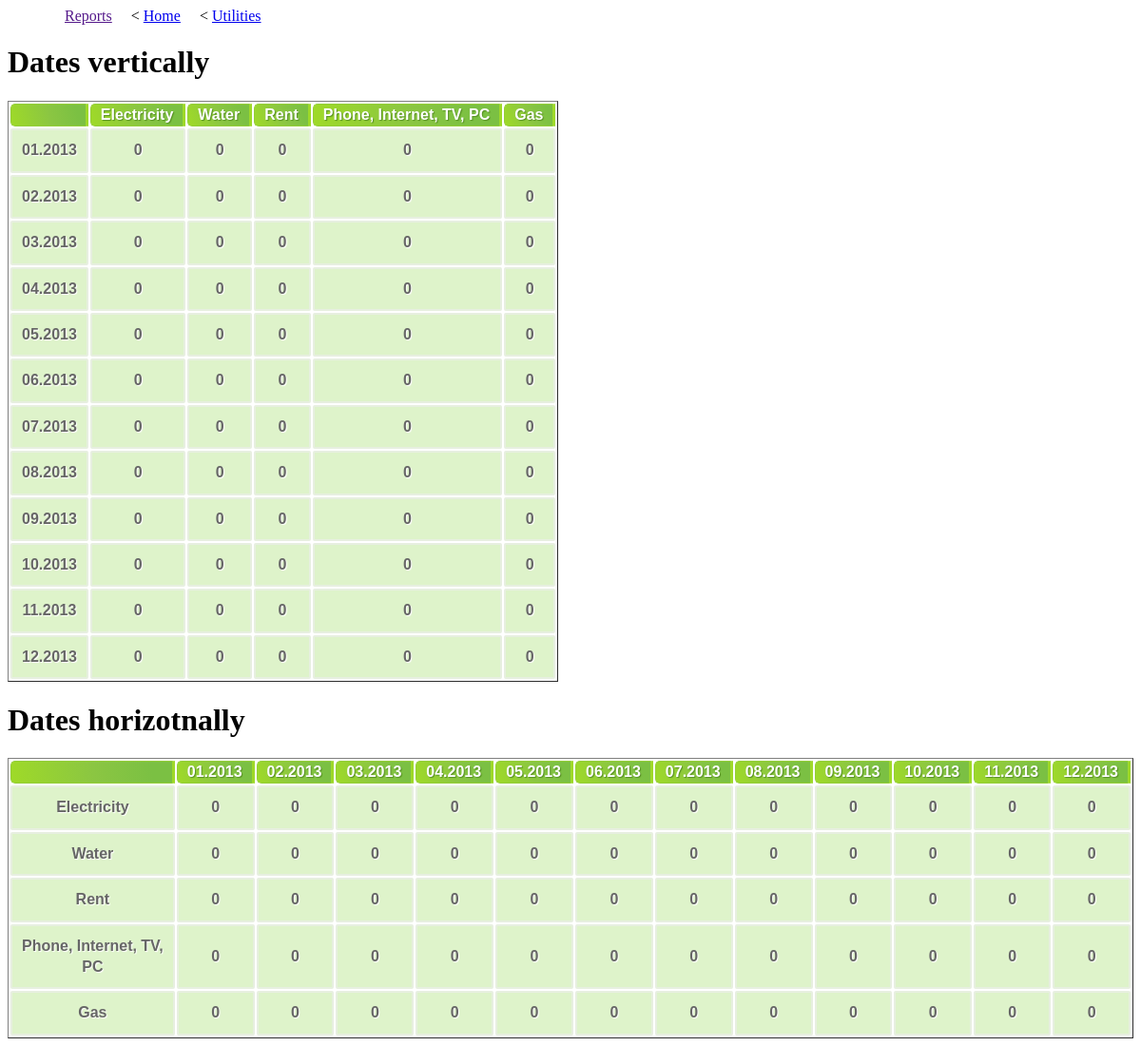
Screenshot of /demo/report.php?year=2013&level=3&parent_level_id=44 with the database file from the repository.
### tables this page shows
CREATE TABLE `dim_l2` (
  `id` int(11) NOT NULL AUTO_INCREMENT,
  `l1_id` int(11) DEFAULT NULL,
  `dim_id` int(11) DEFAULT NULL,
  `code` varchar(32) DEFAULT NULL,
  `label` varchar(255) DEFAULT NULL,
  `hidden` tinyint(1) DEFAULT NULL,
  PRIMARY KEY (`id`)
);

CREATE TABLE `dim_l3` (
  `id` int(11) NOT NULL AUTO_INCREMENT,
  `l2_id` int(11) DEFAULT NULL,
  `dim_id` int(11) DEFAULT NULL,
  `code` varchar(32) DEFAULT NULL,
  `label` varchar(255) DEFAULT NULL,
  `hidden` tinyint(1) DEFAULT NULL,
  `levels_table_id` tinyint(4) DEFAULT NULL,
  PRIMARY KEY (`id`)
);

### src/DBRisinajumi/Dimensions/DimAutoload.php (called while the page is built, shortened)
<?php
class DimAutoload
{
    public static function load($class_name)
    {
        $sFile = dirname(dirname(dirname(__FILE__))).'/'.str_replace('\\', '/', $class_name).'.php';
        if (file_exists($sFile)) {
            return true;
        }
        return false;
    }
}

### src/DBRisinajumi/Dimensions/Report.php (called while the page is built, shortened)
<?php
class Report extends \DBRisinajumi\Dimensions\ADimension
{
    private $nLevel = self::MIN_LEVEL;
    private $nDimId;
    private $nParentLevel = self::ROOT_PARENT_LEVEL;
    private $nYear;
    public function __construct(\mysqli $Database)
    {
        $this->db = $Database;
        $this->nYear = date('Y');
    }
    public function getBreadcrumbs($nLevel, $nParentLevelId)
    {
        $nLevel = (int)$nLevel;
        $nParentLevelId = (int)$nParentLevelId;
        $aBreadCrumbs = array();
        while ($nLevel > 1) {
            $sParentLevelIdSql = $nLevel <= 2 ? " '0' " : " `l".($nLevel-2)."_id` ";
            $sSql = "
            SELECT
                $sParentLevelIdSql as parent_level_id,
                `code`
            FROM
                dim_l".($nLevel-1)."
            WHERE
                id = $nParentLevelId
            ";
            $q = $this->db->query($sSql) or error_log($this->db->error);
            $row = $q->fetch_assoc();
            $aBreadCrumbs[] = array(
                'level' => $nLevel,
                'parent_level_id' => $nParentLevelId,
                'code' => $row['code']
            );
            $nParentLevelId = $row['parent_level_id'];
            $nLevel--;
        }
        return array_reverse($aBreadCrumbs);
    }
    public function setLevel($nLevel = 1, $nLevelId = null)
    {
        $this->nLevel = (int)$nLevel;
        $this->nParentLevel = $nLevel-1;
        $this->nDimId = (int)$nLevelId;
    }
    public function getGridDataLevels()
    {
        if ($this->nLevel > self::MIN_LEVEL) {
            $sParentSql = 'l'.$this->nParentLevel.'_id';
        } else {
            $sParentSql = '1';
        }
        $sSql = "SELECT
             id,
             $sParentSql as parent_level_id,
             code,
             label
        FROM
              dim_l".$this->nLevel;
        if ($this->nParentLevel > self::ROOT_PARENT_LEVEL) {
            $sSql .= " WHERE l".$this->nParentLevel."_id = ".$this->nDimId;
        }
        $q = $this->db->query($sSql);
        $aLevels = array();
        while ($row = $q->fetch_assoc()) {
            $row['nYear'] = $this->nYear;
            $row['total_amt'] = 0;
            $aLevels[] = $row;
        }
        return $aLevels;
    }
}

### demo/report.php (the view, shortened to what this page needs)
<?php
require 'init.php';
$nLevel = isset($_GET['level']) ? (int)$_GET['level'] : 1;
$nParentLevelId = isset($_GET['parent_level_id']) ? (int)$_GET['parent_level_id'] : null;
$Report = new \DBRisinajumi\Dimensions\ReportExample($Database);
$Report->setPeriodType('monthly');
$Report->setLevel($nLevel, $nParentLevelId);
$aBreadcrumbs = $Report->getBreadcrumbs($nLevel, $nParentLevelId);
?>
<html>
    <head>
    <link rel="stylesheet" href="css/style.css"/>
    <link rel="stylesheet" href="http://code.jquery.com/ui/1.9.2/themes/base/jquery-ui.css"/>
    </head>
<body>
    <ul id="dim_breadcrumb">
        <li><a href="">Reports</a></li>
<?php
if (!empty($aBreadcrumbs)) {
    foreach($aBreadcrumbs as $aBreadcrumb) {
?>
    <li>
    &lt; <a href="?level=<?=$aBreadcrumb['level']?>&amp;parent_level_id=<?=
    $aBreadcrumb['parent_level_id']?>"><?=$aBreadcrumb['code']?></a>
    </li>
<?php
    }
}
?>
    </ul>
<?php
echo "<h1>Dates vertically</h1>";
$Report->createGridData();
echo "<h1>Dates horizotnally</h1>";
$Report->createGridDataHorizontalDates();
?>
</body>
</html>

### src/DBRisinajumi/Dimensions/ReportExample.php (shortened to what this page needs)
<?php
class ReportExample extends Report
{
    public function createGridData()
    {
        $aPeriods = $this->getGridDataPeriods();
        $aLevels = $this->getGridDataLevels();
        $aAllPeriodLevels = $this->getAllGridDataPeriodLevels($aPeriods, $aLevels);
        ?>
        <table id="dimension_table" border="1" class="dim_table">
        <tbody><tr>
            <th></th>
        <?php
        foreach ($aLevels as $nLevelId => $aLevel) {
            ?>
            <th>
            <?php
            if (!empty($aLevel['link_exists'])) {
            ?>
                <a class="more" title="<?=$aLevel['label']?>"
               href="?year=<?=$aLevel['nYear']?>&amp;level=<?=$aLevel['level']
               ?>&amp;parent_level_id=<?=$aLevel['level_id']?>"><?=$aLevel['code']?></a>
            <?php
            } else {
                echo $aLevel['code'];
            }
            ?>
            </th>
            <?php
        }
        ?>
        </tr></tbody>
        <?php
        foreach ($aPeriods as $nPeriodId => $aPeriod) {
            echo "<tr><td>{$aPeriod['period_name_x_axis']}</td>\n";
            foreach ($aLevels as $aLevel) {
                $nLevelId = $aLevel['id'];
                ?>
                <td>
                <?php
                if (!empty($aAllPeriodLevels[$nPeriodId][$nLevelId]['link_exists'])) {
                ?>
                    <a class="more" title="<?=$aLevel['label']?>"
                   href="?year=<?=$aLevel['nYear']?>&amp;period_id=<?=
                   $aAllPeriodLevels[$nPeriodId][$nLevelId]['period_id']?>&amp;level=<?=
                   $aAllPeriodLevels[$nPeriodId][$nLevelId]['level']?>&amp;parent_level_id=<?=
                   $aAllPeriodLevels[$nPeriodId][$nLevelId]['parent_level_id']?>&amp;level_id=<?=
                   $aAllPeriodLevels[$nPeriodId][$nLevelId]['level_id']?>"><?=
                   $this->getFormattedAmt($aAllPeriodLevels[$nPeriodId][$nLevelId]['amt'])?></a>
                <?php
                } else {
                    echo '0';
                }
                ?>
                </td>
                <?php
            }
            echo "</tr>\n";
        }
        echo '</table>';
    }
    public function createGridDataHorizontalDates()
    {
        $aPeriods = $this->getGridDataPeriods();
        $aLevels = $this->getGridDataLevels();
        $aAllPeriodLevels = $this->getAllGridDataPeriodLevels($aPeriods, $aLevels);
        ?>
        <table id="dimension_table" border="1" class="dim_table">
        <tbody><tr><th></th>
        <?php
        foreach ($aPeriods as $nPeriodId => $aPeriod) {
            echo "<th>{$aPeriod['period_name_x_axis']}</th>\n";
        }
        ?>
        </tr></tbody>
        <?php
        foreach ($aLevels as $nLevelId => $aLevel) {
            $nLevelId = $aLevel['id'];
            echo "<tr>\n";
            ?>
            <td>
            <?php
            if (!empty($aLevel['link_exists'])) {
            ?>
                <a class="more" title="<?=$aLevel['label']?>"
               href="?year=<?=$aLevel['nYear']?>&amp;level=<?=$aLevel['level']
               ?>&amp;parent_level_id=<?=$aLevel['level_id']?>"><?=$aLevel['code']?></a>
            <?php
            } else {
                echo $aLevel['code'];
            }
            ?>
            </td>
            <?php
            foreach ($aPeriods as $nPeriodId => $sPeriod) {
                ?>
                <td>
                <?php
                if (!empty($aAllPeriodLevels[$nPeriodId][$nLevelId]['link_exists'])) {
                ?>
                    <a class="more" title="<?=$aLevel['label']?>"
                   href="?year=<?=$aLevel['nYear']?>&amp;period_id=<?=
                   $aAllPeriodLevels[$nPeriodId][$nLevelId]['period_id']?>&amp;level=<?=
                   $aAllPeriodLevels[$nPeriodId][$nLevelId]['level']?>&amp;parent_level_id=<?=
                   $aAllPeriodLevels[$nPeriodId][$nLevelId]['parent_level_id']?>&amp;level_id=<?=
                   $aAllPeriodLevels[$nPeriodId][$nLevelId]['level_id']?>"><?=
                   $this->getFormattedAmt($aAllPeriodLevels[$nPeriodId][$nLevelId]['amt'])?></a>
                <?php
                } else {
                    echo '0';
                }
                ?>
                </td>
                <?php
            }
            echo "</tr>\n";
        }
        echo '</table>';
    }
}

### demo/css/style.css (style rules this page uses)
table.dim_table { font-family: "Trebuchet MS", sans-serif; font-size: 16px; font-weight: bold; line-height: 1.4em; font-style: normal; border-collapse:separate; }
.dim_table tbody th { color:#fff; text-shadow:1px 1px 1px #568F23; background-color:#9DD929; border:1px solid #93CE37; border-right:3px solid #9ED929; padding:0px 10px; background:-webkit-gradient( linear, left bottom, right top, color-stop(0.02, rgb(158,217,41)), color-stop(0.51, rgb(139,198,66)), color-stop(0.87, rgb(123,192,67)) ); background: -moz-linear-gradient( left bottom, rgb(158,217,41) 2%, rgb(139,198,66) 51%, rgb(123,192,67) 87% ); -moz-border-radius:5px 0px 0px 5px; -webkit-border-top-left-radius:5px; -webkit-border-bottom-left-radius:5px; border-top-left-radius:5px; border-bottom-left-radius:5px; }
.dim_table tbody td { padding:10px; text-align:center; background-color:#DEF3CA; border: 2px solid #E7EFE0; -moz-border-radius:2px; -webkit-border-radius:2px; border-radius:2px; color:#666; text-shadow:1px 1px 1px #fff; }
#dim_breadcrumb li { float: left; padding-left:20px; }
#dim_breadcrumb { list-style: none; clear:both; }

### rows the page displays
dim_l2: code "Utilities"
dim_l3: code "Electricity", shows "0"
dim_l3: code "Water", shows "0"
dim_l3: code "Rent", shows "0"
dim_l3: code "Phone, Internet, TV, PC", shows "0"
dim_l3: code "Gas", shows "0"

### other values shown
$aBreadcrumb['code'] "Home"
$aPeriod['period_name_x_axis'] "01.2013"
$aPeriod['period_name_x_axis'] "02.2013"
$aPeriod['period_name_x_axis'] "03.2013"
$aPeriod['period_name_x_axis'] "04.2013"
$aPeriod['period_name_x_axis'] "05.2013"
$aPeriod['period_name_x_axis'] "06.2013"
$aPeriod['period_name_x_axis'] "07.2013"
$aPeriod['period_name_x_axis'] "08.2013"
$aPeriod['period_name_x_axis'] "09.2013"
$aPeriod['period_name_x_axis'] "10.2013"
$aPeriod['period_name_x_axis'] "11.2013"
$aPeriod['period_name_x_axis'] "12.2013"
